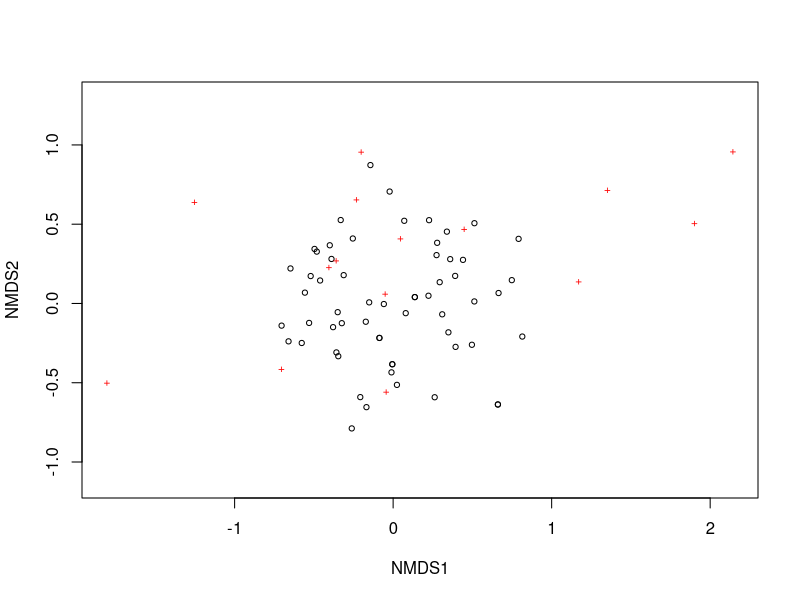
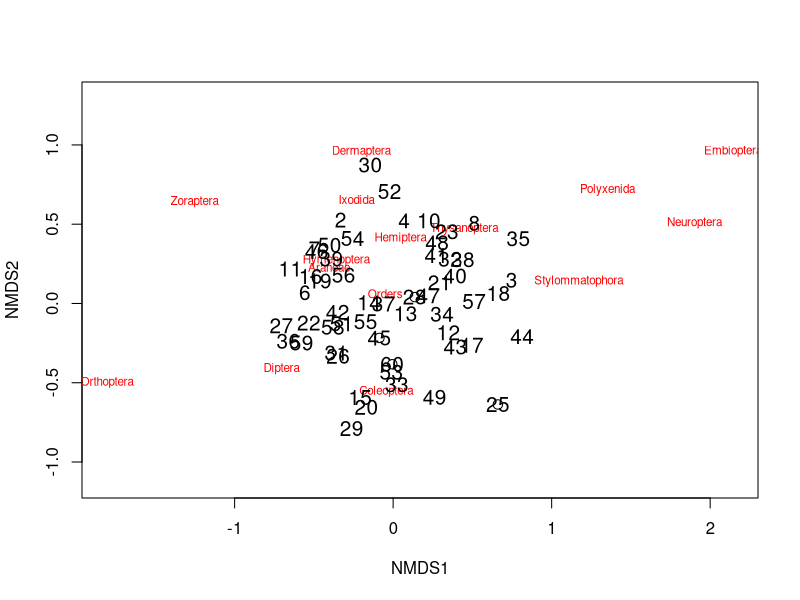
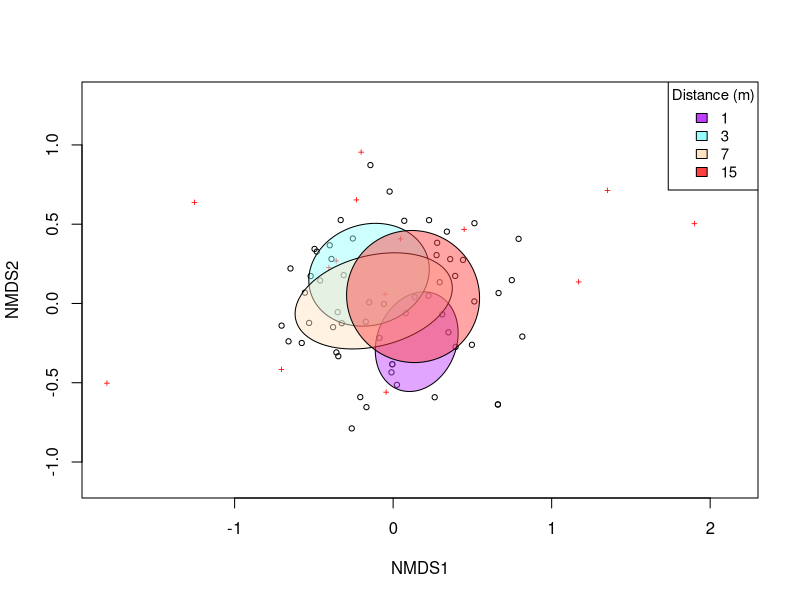
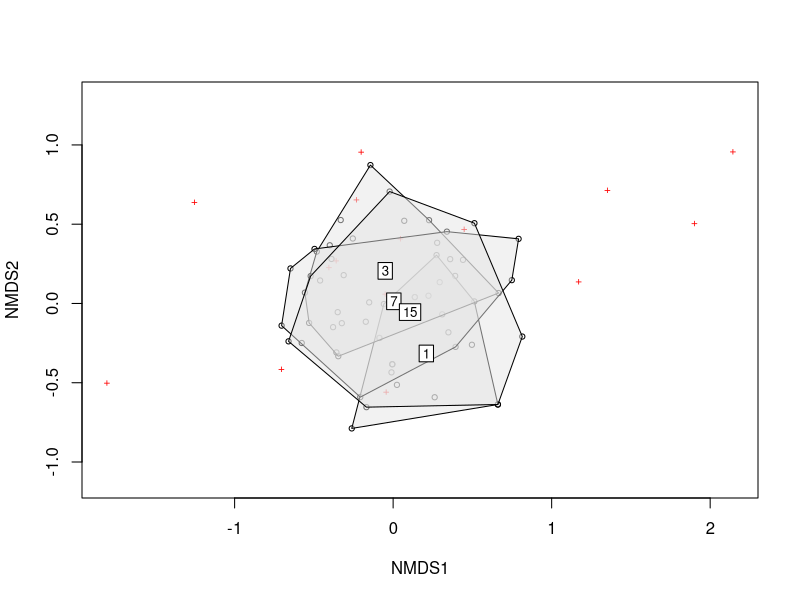
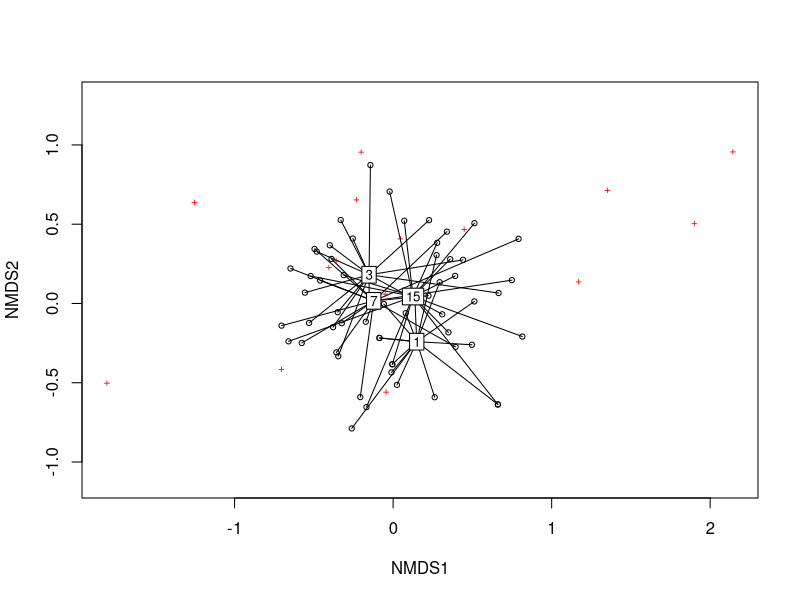
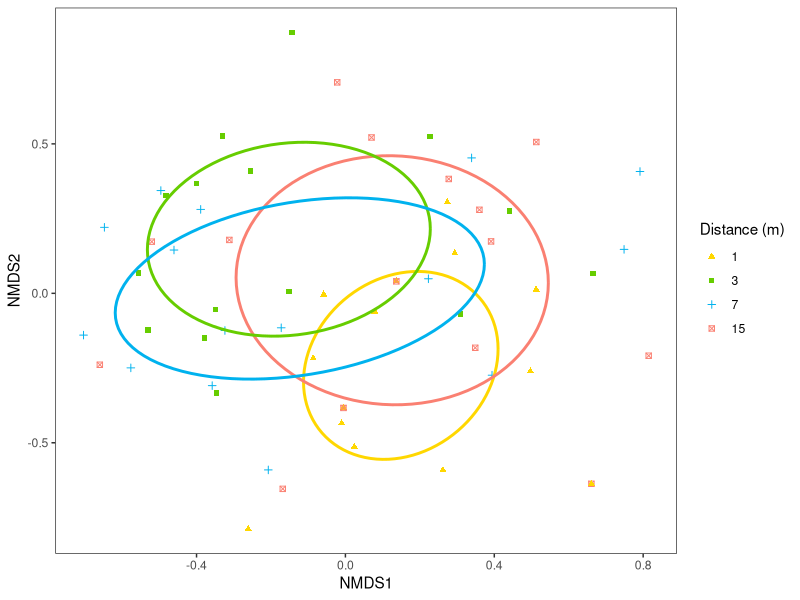
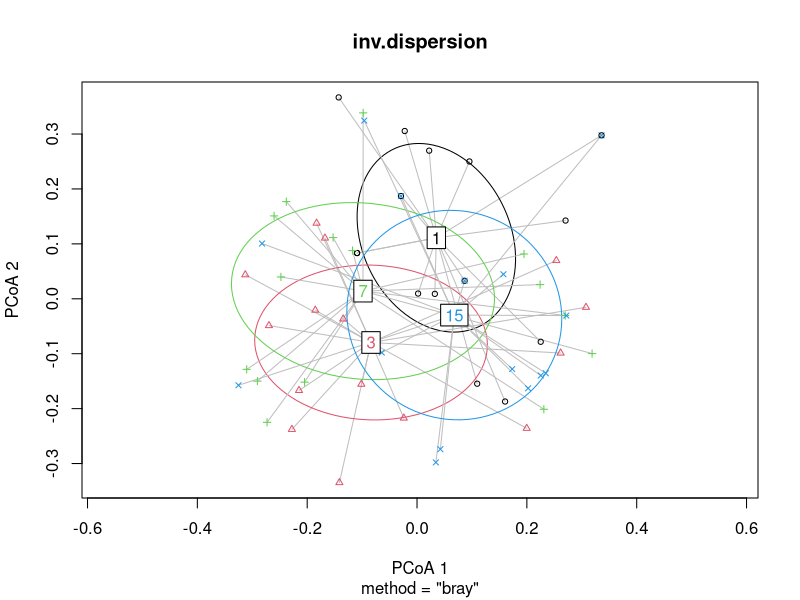
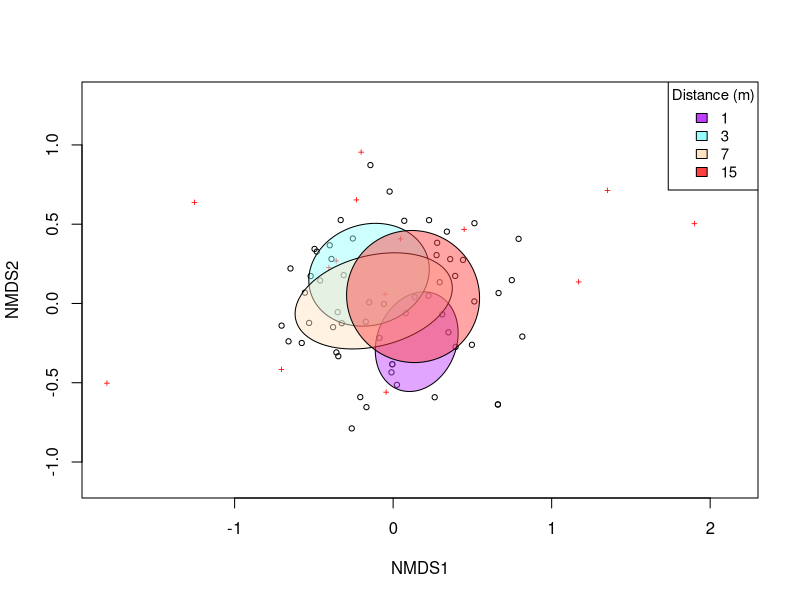

Generate these figures, in order, with R:
##%##########################################################%##
#                                                              #
####                     NMDS TUTORIAL                      ####
####                   By Ray Rubia Rankin                  ####
####                  Created on 29/11/2022                 ####
#                                                              #
##%##########################################################%##

# set working directory----
setwd("your_filepath")

# install packages (if you haven't already)-----
install.packages("vegan")
install.packages("permute")
install.packages("lattice")
install.packages("tidyverse")

# load libraries----
library(vegan) # for diversity analysis and ordination methods
library(permute) # necessary to run vegan package
library(lattice) # necessary to run vegan package
library(tidyverse) # for efficient data manipulation and visualization

# import data----
inverts <- read.csv("data/invert_data.csv")

# data manipulation----
# view dataset structure
head(inverts)
str(inverts)

# make community matrix by extracting abundance values from inverts dataframe
invert_community <- inverts[,6:20]

# turn data frame into matrix so it functions in the vegan package
invert_matrix <- as.matrix(invert_community)

# ordination----
# now we will proceed to create the ordination
inv.NMDS <- metaMDS(invert_matrix, distance = "bray", k = 3, autotransform = TRUE, trymax=100) 

# Bray-Curtis distance is chosen because it is not affected by zero values. 
# k represents the number of dimensions we want and is used to reduce stress.
# autotransform arguments ensures the data does a sqrt transformation
# trymax is the number of iterations the algorithm will run

# check stress value
inv.NMDS$stress # ideally stress value is < 0.2

# data visualization----
# using Base R
plot(inv.NMDS) # circles show different communities/sites, crosses show different species
ordiplot(inv.NMDS, type = "n") # create blank ordination plot
orditorp(inv.NMDS, display = "species", col="red", air = 0.1) # add species
orditorp(inv.NMDS, display = "sites", cex = 1.25, air = 0.1) # add sites

# by distance
# ellipse plot
ordiplot(inv.NMDS) # plot shows communities (circles) and species (crosses)
ordiellipse(inv.NMDS, inverts$Distance, label = FALSE, 
            col=c("darkorchid1", "darkslategray1", "bisque1", "brown1"), 
            draw = "polygon", alpha=120) # adding ellipses to the plot
legend("topright", title="Distance (m)",
       c("1","3","7","15"), fill=c("darkorchid1", "darkslategray1", "bisque1", 
                                   "brown1"), horiz=FALSE, cex=.9) # adding a legend

# save plot
png("figures/base_NMDSplot.png", width=6, height=5, units = "in", res = 300)
ordiplot(inv.NMDS)
ordiellipse(inv.NMDS, inverts$Distance, label = FALSE, 
            col=c("darkorchid1", "darkslategray1","bisque1", "brown1"), 
            draw = "polygon", alpha=120)
legend("topright", title="Distance (m)",
       c("1","3","7","15"), fill=c("darkorchid1", "darkslategray1",
                                   "bisque1", "brown1"), horiz=FALSE, cex=.9)
dev.off()

# polygon plot
ordiplot(inv.NMDS) #plot shows communities (circles) and species (crosses)
ordihull(inv.NMDS, groups = inverts$Distance, draw="polygon", col="grey90", label = TRUE) # adding polygons

# spider plot
ordiplot(inv.NMDS) #plot shows communities (circles) and species (crosses)
ordispider(inv.NMDS, groups = inverts$Distance, label = TRUE) # adding spider plot


# using ggplot to make an ellipse plot
# make new dataframe with by extracting NMDS scores
nmds.scores <- as.data.frame(scores(inv.NMDS)$sites) # for newest version of vegan package

# if you have a version of the vegan package <2.6-2 then the following code should also work:
# nmds.scores = as.data.frame(scores(nmds))

# add data from your original dataframe into new NMDS dataframe
# useful if you want to group based on different criteria
nmds.scores <- nmds.scores %>% 
  mutate(Site = as.factor(inverts$Site), Path.Type = as.factor(inverts$Path.Type), 
         Transect = as.factor(inverts$Transect), Distance = as.factor(inverts$Distance))

# check dataframe
head(nmds.scores) 
str(nmds.scores)

# define hidden vegan function that finds coordinates for drawing a covariance ellipse
veganCovEllipse<-function (cov, center = c(0, 0), scale = 1, npoints = 100) 
{
  theta <- (0:npoints) * 2 * pi/npoints
  Circle <- cbind(cos(theta), sin(theta))
  t(center + scale * t(Circle %*% chol(cov)))
}

# create empty dataframe to combine NMDS data with ellipse data
ellipse_df <- data.frame()

# adding data for ellipse, in this case using distance as a grouping factor
for(g in levels(nmds.scores$Distance)){
  ellipse_df <- rbind(ellipse_df, cbind(as.data.frame(with(nmds.scores[nmds.scores$Distance==g,],
                                                     veganCovEllipse(cov.wt(cbind(NMDS1,NMDS2),
                                                                            wt=rep(1/length(NMDS1),length(NMDS1)))$cov,
                                                                     center=c(mean(NMDS1),mean(NMDS2)))))
                                  ,Distance=g))
}

# create ggplot
(inv_NMDS_plot <- ggplot(data = nmds.scores, aes(NMDS1, NMDS2)) + 
    geom_point(aes(color = Distance, shape = Distance)) + # adding different colours and shapes for points at different distances
    geom_path(data=ellipse_df, aes(x=NMDS1, y=NMDS2, colour=Distance), linewidth=1) + # adding covariance ellipses according to distance # use size argument if ggplot2 < v. 3.4.0
    guides(color = guide_legend(override.aes = list(linetype=c(NA,NA,NA,NA)))) + # removes lines from legend
    theme_bw() + # adding theme
    theme(panel.grid = element_blank()) + # remove background grid
    scale_color_manual(name = "Distance (m)", # legend title
                       labels = c("1","3","7","15"), # adjusting legend labels
                       values = c("gold", "chartreuse3", 
                                  "deepskyblue2", "salmon")) + # customising colours
    scale_shape_manual("Distance (m)", # legend title
                       labels = c("1","3","7","15"), # adjusting legend labels
                       values = c(17, 15, 3, 7))) # customising shapes
# save plot
ggsave(filename = "figures/inv_NMDS_plot.png", inv_NMDS_plot, device = "png")

# data analysis----
# using a PERMANOVA to test the differences in community composition
# This is a PERmutational Multivariate ANalysis Of VAriance and tests the differences between groups, like an ANOVA, but with lots of variables.
# it is essentially a multivariate analysis of variance used to compare groups of objects
inv_permanova <- adonis2(as.matrix(inverts [,6:20]) ~ Distance, inverts, 
                             permutations = 999, method = "bray")
# permutations is the number of possible arrangements the data could take
# using permutations = 999 is standard practice in science and across the literature
# can increase it if you want to get a ore thorough analysis
# use method = bray as it is what we previously used to calculate pairwise distances

# look at model output
inv_permanova

# check model assumptions
# check for multivariate homogeneity of group variances

# generate distance matrix from invertebrate commumunity matrix
inv.dist <- vegdist(invert_matrix, method = "bray")

# use betadisper test to check for multivariate homogeneity of group variances 
inv.dispersion <- betadisper(inv.dist, group=inverts$Distance)
permutest(inv.dispersion)

# can also visually assess the assumptions
plot(inv.dispersion, hull = FALSE, ellipse=TRUE)

# OUR MODEL FITS THE ASSUMPTIONS

# simper analysis
# this is a SIMilarity PERcentage analysis and compares community differences 
# and reports what species (orders in this scenario)are driving those differences.

inv_simper <- with(inverts[,c(1,2,3,4,5,21)], simper(as.matrix(inverts[,5:20]), Distance, permutations = 100))
# with argument indicates what grouping variables to use to conduct the analysis 
# the number of permutations required to carry out the analysis

# see most influential species (orders in this case) contributing to community differences
inv_simper

# a more detailed summary showing the contributions of all species (or orders)
summary(inv_simper)

# shows species driving differences in community composition between different distances





